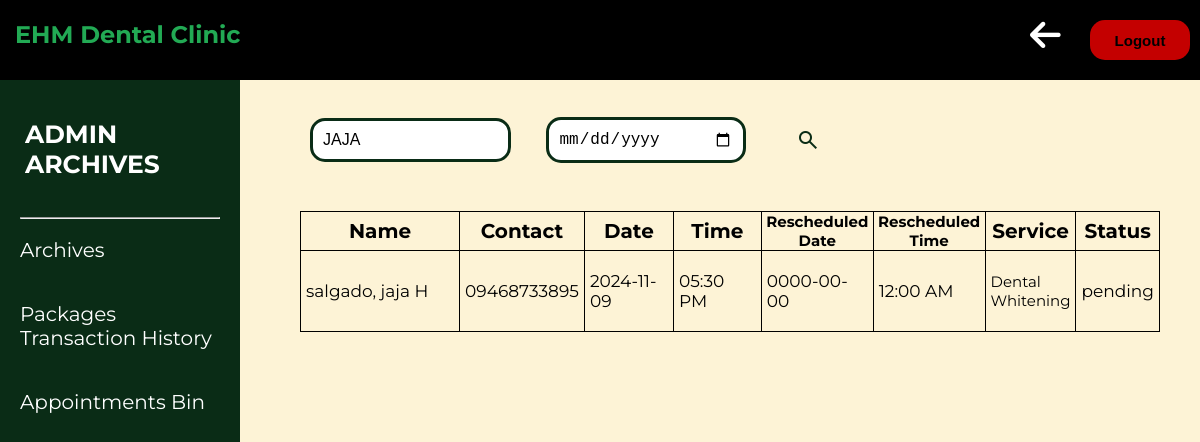
Page /ADMIN/archives.php?name=JAJA (signed in) on the earlier database version.
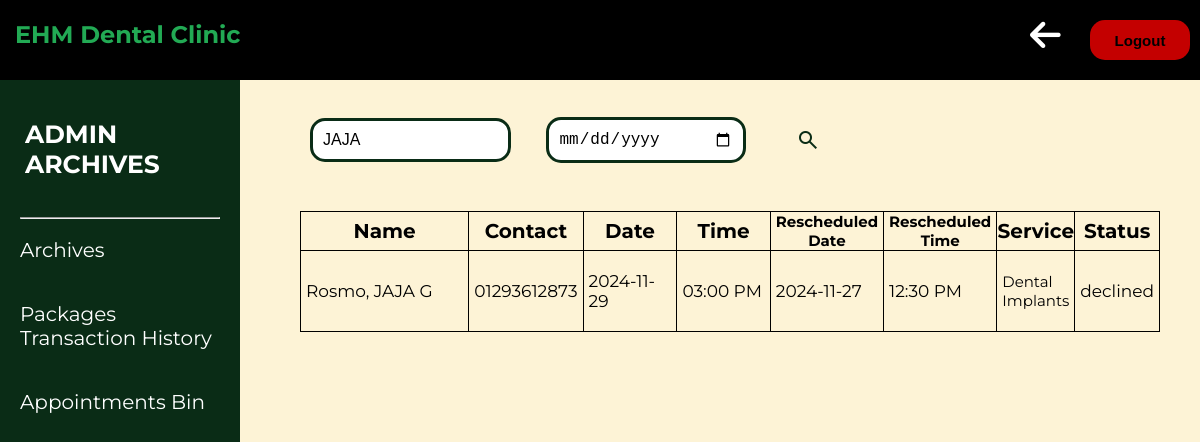
Same page on the later database version.
### tables this page shows
CREATE TABLE `tbl_archives` (
  `id` int(11) NOT NULL,
  `name` int(255) NOT NULL,
  `contact` varchar(11) NOT NULL,
  `date` date NOT NULL,
  `time` time NOT NULL,
  `modified_date` date DEFAULT NULL,
  `modified_time` time DEFAULT NULL,
  `service_type` int(11) NOT NULL,
  `note` text DEFAULT NULL,
  `price` decimal(10,2) NOT NULL,
  `completion` enum('1','2','3') NOT NULL DEFAULT '1'
);

CREATE TABLE `tbl_patient` (
  `id` int(11) NOT NULL,
  `first_name` varchar(30) NOT NULL,
  `middle_name` varchar(2) DEFAULT NULL,
  `last_name` varchar(20) NOT NULL
);

CREATE TABLE `tbl_service_type` (
  `id` int(11) NOT NULL,
  `service_type` varchar(50) NOT NULL,
  `price` decimal(10,2) NOT NULL
);

CREATE TABLE `tbl_status` (
  `id` int(11) NOT NULL,
  `status` varchar(10) NOT NULL
);

### ADMIN/archives.php (the view, shortened to what this page needs)
<?php
include("../dbcon.php");
?>
<!DOCTYPE html>
<html lang="en">
<head>
    <link rel="stylesheet" href="ad.css">
    <link rel="stylesheet" href="https://cdnjs.cloudflare.com/ajax/libs/font-awesome/6.6.0/css/all.min.css"
 />
</head>
<body>
    <nav>
        <a href="../HOME_PAGE/Home_page.php">
            <div class="logo">
                <h1><span>EHM</span> Dental Clinic</h1>
            </div>
        </a>
        <form method="POST" class="s-buttons" action="../logout.php">
            <a href="admin_dashboard.php"><i class="fa fa-arrow-left trash"></i></a>
            <button type="submit" class="logout-button">Logout</button>
        </form>
    </nav>
    <div>
        <aside class="sidebar">
            <ul>
                <br>
                <a class="active" href="archives.php">
                    <h3>ADMIN<br>ARCHIVES</h3>
                </a>
                <br>
                <br>
                <hr>
                <br>
                <li><a href="appointments_archives.php">Archives</a></a></li>
                <li><a href="transaction.php">Packages Transaction History</a></a></li>
                <li><a href="bin.php">Appointments Bin</a></li>
            </ul>
        </aside>
    </div>
    <div class="top">
        <div class="content-box">
            <?php
            $resultsPerPage = 18;
            $currentPage = isset($_GET['page']) ? (int) $_GET['page'] : 1;
            $startRow = ($currentPage - 1) * $resultsPerPage;
            $filterName = isset($_GET['name']) ? $_GET['name'] : '';
            $filterDate = isset($_GET['date']) ? $_GET['date'] : '';
            $query = "SELECT a.*,
                s.service_type AS service_name,
                p.first_name, p.middle_name, p.last_name,
                t.status
                FROM tbl_archives a
                JOIN tbl_service_type s ON a.service_type = s.id
                JOIN tbl_patient p ON a.name = p.id
                JOIN tbl_status t ON a.completion = t.id
                WHERE a.completion IN ('1', '2', '3')";
            if ($filterName) {
                $query .= " AND (p.first_name LIKE '%$filterName%' OR p.last_name LIKE '%$filterName%')";
            }
            $query .= " LIMIT $resultsPerPage OFFSET $startRow";
            $result = mysqli_query($con, $query);
            ?><br><br><br>
            <div class="managehead">
                <div class="f-search">
                    <form method="GET" action="" class="search-form">
                        <input type="text" name="name" placeholder="Search by name" value="<?php echo htmlspecialchars($filterName); ?>" />
                        <input type="date" name="date" value="<?php echo htmlspecialchars($filterDate); ?>" />
                        <button class="material-symbols-outlined" type="submit">search</button>
                    </form>
                </div>
            </div>
            <br><br>
            <table class="table table-bordered">
                <thead>
                    <tr>
                        <th>Name</th>
                        <th>Contact</th>
                        <th>Date</th>
                        <th>Time</th>
                        <th style="font-size: 15px;">Rescheduled Date</th>
                        <th style="font-size: 15px;">Rescheduled Time</th>
                        <th>Service</th>
                        <th>Status</th>
                    </tr>
                </thead>
                <tbody>
                    <?php
                    if (mysqli_num_rows($result) > 0) {
                        while ($row = mysqli_fetch_assoc($result)) {
                            $modified_date = !empty($row['modified_date']) ? $row['modified_date'] : $row['date'];
                            $modified_time = !empty($row['modified_time']) ? $row['modified_time'] : $row['time'];
                            $dateToDisplay = !empty($row['date']) ? $row['date'] : $row['date'];
                            $timeToDisplay = !empty($row['time']) ? $row['time'] : $row['time'];
                            $timeToDisplayFormatted = date("h:i A", strtotime($timeToDisplay));
                            $timeToDisplayFormattedModified = date("h:i A", strtotime($modified_time));
                            echo "<tr>
                    <td style='width:230px;'>{$row['last_name']}, {$row['first_name']} {$row['middle_name']}</td>
                    <td>{$row['contact']}</td>
                    <td style='width:110px;'>{$dateToDisplay}</td>
                    <td style='width:110px;'>{$timeToDisplayFormatted}</td>
                    <td style='width:110px;'>{$modified_date}</td>
                    <td style='width:110px;'>{$timeToDisplayFormattedModified}</td>
                    <td style='font-size: 15px'>{$row['service_name']}</td>
                    <td>{$row['status']}</td>
                </tr>";
                        }
                    } else {
                        echo "<tr><td colspan='8'>No records found</td></tr>";
                    }
                    ?>
                </tbody>
            </table>
            <br><br>
        </div>
</body>
</html>

Differences in the rows shown:
removed tbl_archives: tbl_patient.last_name "salgado", tbl_patient.first_name "jaja", tbl_patient.middle_name "H", contact "09468733895", date "2024-11-09", time "05:30 PM", modified_date "0000-00-00", modified_time "12:00 AM", tbl_service_type.service_type "Dental Whitening", tbl_status.status "pending"
added tbl_archives: tbl_patient.last_name "Rosmo", tbl_patient.first_name "JAJA", tbl_patient.middle_name "G", contact "01293612873", date "2024-11-29", time "03:00 PM", modified_date "2024-11-27", modified_time "12:30 PM", tbl_service_type.service_type "Dental Implants", tbl_status.status "declined"
